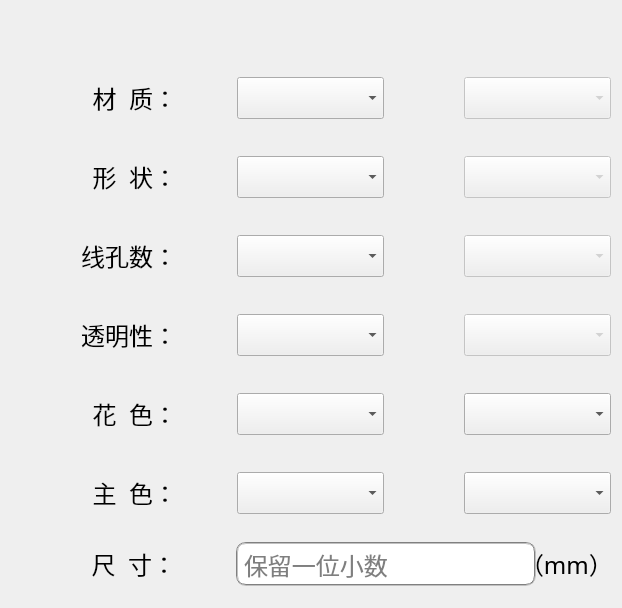
   <widget class="QWidget" name="tab_1">
    <attribute name="title">
     <string>基本信息设置</string>
    </attribute>
    <widget class="QWidget" name="layoutWidget">
     <property name="geometry">
      <rect>
       <x>30</x>
       <y>60</y>
       <width>581</width>
       <height>471</height>
      </rect>
     </property>
     <layout class="QGridLayout" name="gridLayout1_1">
      <property name="topMargin">
       <number>0</number>
      </property>
      <property name="horizontalSpacing">
       <number>0</number>
      </property>
      <property name="verticalSpacing">
       <number>20</number>
      </property>
      <item row="4" column="0">
       <widget class="QLabel" name="lable1_6">
        <property name="font">
         <font>
          <family>Yahei Mono</family>
          <pointsize>18</pointsize>
          <weight>50</weight>
          <bold>false</bold>
         </font>
        </property>
        <property name="styleSheet">
         <string notr="true"/>
        </property>
        <property name="text">
         <string>花  色：</string>
        </property>
        <property name="alignment">
         <set>Qt::AlignRight|Qt::AlignTrailing|Qt::AlignVCenter</set>
        </property>
       </widget>
      </item>
      <item row="2" column="2">
       <widget class="QComboBox" name="box_xks_0">
        <property name="minimumSize">
         <size>
          <width>0</width>
          <height>40</height>
         </size>
        </property>
        <property name="font">
         <font>
          <family>Yahei Mono</family>
          <pointsize>18</pointsize>
         </font>
        </property>
       </widget>
      </item>
      <item row="3" column="2">
       <widget class="QComboBox" name="box_tmx_0">
        <property name="minimumSize">
         <size>
          <width>0</width>
          <height>40</height>
         </size>
        </property>
        <property name="font">
         <font>
          <family>Yahei Mono</family>
          <pointsize>18</pointsize>
         </font>
        </property>
       </widget>
      </item>
      <item row="1" column="2">
       <widget class="QComboBox" name="box_xz_0">
        <property name="sizePolicy">
         <sizepolicy hsizetype="Preferred" vsizetype="Fixed">
          <horstretch>0</horstretch>
          <verstretch>5</verstretch>
         </sizepolicy>
        </property>
        <property name="minimumSize">
         <size>
          <width>0</width>
          <height>40</height>
         </size>
        </property>
        <property name="sizeIncrement">
         <size>
          <width>0</width>
          <height>0</height>
         </size>
        </property>
        <property name="font">
         <font>
          <family>Yahei Mono</family>
          <pointsize>18</pointsize>
         </font>
        </property>
       </widget>
      </item>
      <item row="4" column="2">
       <widget class="QComboBox" name="box_hs_0">
        <property name="minimumSize">
         <size>
          <width>0</width>
          <height>40</height>
         </size>
        </property>
        <property name="font">
         <font>
          <family>Yahei Mono</family>
          <pointsize>18</pointsize>
         </font>
        </property>
       </widget>
      </item>
      <item row="0" column="1">
       <spacer name="horizontalSpacer1_2">
        <property name="orientation">
         <enum>Qt::Horizontal</enum>
        </property>
        <property name="sizeType">
         <enum>QSizePolicy::Fixed</enum>
        </property>
        <property name="sizeHint" stdset="0">
         <size>
          <width>60</width>
          <height>20</height>
         </size>
        </property>
       </spacer>
      </item>
      <item row="1" column="0">
       <widget class="QLabel" name="lable1_3">
        <property name="font">
         <font>
          <family>Yahei Mono</family>
          <pointsize>18</pointsize>
          <weight>50</weight>
          <bold>false</bold>
         </font>
        </property>
        <property name="styleSheet">
         <string notr="true"/>
        </property>
        <property name="text">
         <string>形  状：</string>
        </property>
        <property name="alignment">
         <set>Qt::AlignRight|Qt::AlignTrailing|Qt::AlignVCenter</set>
        </property>
       </widget>
      </item>
      <item row="0" column="3">
       <spacer name="horizontalSpacer1_1">
        <property name="orientation">
         <enum>Qt::Horizontal</enum>
        </property>
        <property name="sizeType">
         <enum>QSizePolicy::Fixed</enum>
        </property>
        <property name="sizeHint" stdset="0">
         <size>
          <width>80</width>
          <height>20</height>
         </size>
        </property>
       </spacer>
      </item>
      <item row="0" column="2">
       <widget class="QComboBox" name="box_cz_0">
        <property name="sizePolicy">
         <sizepolicy hsizetype="Preferred" vsizetype="Fixed">
          <horstretch>0</horstretch>
          <verstretch>0</verstretch>
         </sizepolicy>
        </property>
        <property name="minimumSize">
         <size>
          <width>0</width>
          <height>40</height>
         </size>
        </property>
        <property name="font">
         <font>
          <family>Yahei Mono</family>
          <pointsize>18</pointsize>
         </font>
        </property>
        <property name="layoutDirection">
         <enum>Qt::LeftToRight</enum>
        </property>
       </widget>
      </item>
      <item row="3" column="0">
       <widget class="QLabel" name="lable1_5">
        <property name="font">
         <font>
          <family>Yahei Mono</family>
          <pointsize>18</pointsize>
          <weight>50</weight>
          <bold>false</bold>
         </font>
        </property>
        <property name="styleSheet">
         <string notr="true"/>
        </property>
        <property name="text">
         <string>透明性：</string>
        </property>
        <property name="alignment">
         <set>Qt::AlignRight|Qt::AlignTrailing|Qt::AlignVCenter</set>
        </property>
       </widget>
      </item>
      <item row="0" column="4">
       <widget class="QComboBox" name="box_cz_1">
        <property name="enabled">
         <bool>false</bool>
        </property>
        <property name="sizePolicy">
         <sizepolicy hsizetype="Preferred" vsizetype="Fixed">
          <horstretch>0</horstretch>
          <verstretch>0</verstretch>
         </sizepolicy>
        </property>
        <property name="minimumSize">
         <size>
          <width>0</width>
          <height>40</height>
         </size>
        </property>
        <property name="font">
         <font>
          <family>Yahei Mono</family>
          <pointsize>18</pointsize>
         </font>
        </property>
        <property name="layoutDirection">
         <enum>Qt::LeftToRight</enum>
        </property>
       </widget>
      </item>
      <item row="4" column="4">
       <widget class="QComboBox" name="box_hs_1">
        <property name="minimumSize">
         <size>
          <width>0</width>
          <height>40</height>
         </size>
        </property>
        <property name="font">
         <font>
          <family>Yahei Mono</family>
          <pointsize>18</pointsize>
         </font>
        </property>
       </widget>
      </item>
      <item row="5" column="0">
       <widget class="QLabel" name="lable1_7">
        <property name="font">
         <font>
          <family>Yahei Mono</family>
          <pointsize>18</pointsize>
          <weight>50</weight>
          <bold>false</bold>
         </font>
        </property>
        <property name="styleSheet">
         <string notr="true"/>
        </property>
        <property name="text">
         <string>主  色：</string>
        </property>
        <property name="alignment">
         <set>Qt::AlignRight|Qt::AlignTrailing|Qt::AlignVCenter</set>
        </property>
       </widget>
      </item>
      <item row="2" column="0">
       <widget class="QLabel" name="lable1_4">
        <property name="font">
         <font>
          <family>Yahei Mono</family>
          <pointsize>18</pointsize>
          <weight>50</weight>
          <bold>false</bold>
         </font>
        </property>
        <property name="styleSheet">
         <string notr="true"/>
        </property>
        <property name="text">
         <string>线孔数：</string>
        </property>
        <property name="alignment">
         <set>Qt::AlignRight|Qt::AlignTrailing|Qt::AlignVCenter</set>
        </property>
       </widget>
      </item>
      <item row="5" column="4">
       <widget class="QComboBox" name="box_zs_1">
        <property name="minimumSize">
         <size>
          <width>0</width>
          <height>40</height>
         </size>
        </property>
        <property name="font">
         <font>
          <family>Yahei Mono</family>
          <pointsize>18</pointsize>
         </font>
        </property>
       </widget>
      </item>
      <item row="1" column="4">
       <widget class="QComboBox" name="box_xz_1">
        <property name="enabled">
         <bool>false</bool>
        </property>
        <property name="sizePolicy">
         <sizepolicy hsizetype="Preferred" vsizetype="Fixed">
          <horstretch>0</horstretch>
          <verstretch>0</verstretch>
         </sizepolicy>
        </property>
        <property name="minimumSize">
         <size>
          <width>0</width>
          <height>40</height>
         </size>
        </property>
        <property name="font">
         <font>
          <family>Yahei Mono</family>
          <pointsize>18</pointsize>
         </font>
        </property>
       </widget>
      </item>
      <item row="2" column="4">
       <widget class="QComboBox" name="box_xks_1">
        <property name="enabled">
         <bool>false</bool>
        </property>
        <property name="minimumSize">
         <size>
          <width>0</width>
          <height>40</height>
         </size>
        </property>
        <property name="font">
         <font>
          <family>Yahei Mono</family>
          <pointsize>18</pointsize>
         </font>
        </property>
       </widget>
      </item>
      <item row="5" column="2">
       <widget class="QComboBox" name="box_zs_0">
        <property name="minimumSize">
         <size>
          <width>0</width>
          <height>40</height>
         </size>
        </property>
        <property name="font">
         <font>
          <family>Yahei Mono</family>
          <pointsize>18</pointsize>
         </font>
        </property>
       </widget>
      </item>
      <item row="3" column="4">
       <widget class="QComboBox" name="box_tmx_1">
        <property name="enabled">
         <bool>false</bool>
        </property>
        <property name="minimumSize">
         <size>
          <width>0</width>
          <height>40</height>
         </size>
        </property>
        <property name="font">
         <font>
          <family>Yahei Mono</family>
          <pointsize>18</pointsize>
         </font>
        </property>
       </widget>
      </item>
      <item row="0" column="0">
       <widget class="QLabel" name="lable1_1">
        <property name="font">
         <font>
          <family>Yahei Mono</family>
          <pointsize>18</pointsize>
          <weight>50</weight>
          <bold>false</bold>
         </font>
        </property>
        <property name="styleSheet">
         <string notr="true"/>
        </property>
        <property name="text">
         <string>材  质：</string>
        </property>
        <property name="alignment">
         <set>Qt::AlignRight|Qt::AlignTrailing|Qt::AlignVCenter</set>
        </property>
       </widget>
      </item>
     </layout>
    </widget>
    <widget class="QWidget" name="layoutWidget">
     <property name="geometry">
      <rect>
       <x>30</x>
       <y>530</y>
       <width>583</width>
       <height>69</height>
      </rect>
     </property>
     <layout class="QGridLayout" name="gridLayout1_2">
      <property name="spacing">
       <number>0</number>
      </property>
      <item row="0" column="2">
       <widget class="QLineEdit" name="line_cc">
        <property name="sizePolicy">
         <sizepolicy hsizetype="Fixed" vsizetype="Fixed">
          <horstretch>0</horstretch>
          <verstretch>0</verstretch>
         </sizepolicy>
        </property>
        <property name="minimumSize">
         <size>
          <width>300</width>
          <height>0</height>
         </size>
        </property>
        <property name="font">
         <font>
          <family>Yahei Mono</family>
          <pointsize>18</pointsize>
         </font>
        </property>
        <property name="styleSheet">
         <string notr="true">border:2px groove gray;
border-radius:10px;
padding:2px 4px</string>
        </property>
        <property name="placeholderText">
         <string>保留一位小数</string>
        </property>
       </widget>
      </item>
      <item row="0" column="0">
       <widget class="QLabel" name="lable1_2">
        <property name="sizePolicy">
         <sizepolicy hsizetype="Fixed" vsizetype="Fixed">
          <horstretch>0</horstretch>
          <verstretch>0</verstretch>
         </sizepolicy>
        </property>
        <property name="minimumSize">
         <size>
          <width>146</width>
          <height>40</height>
         </size>
        </property>
        <property name="font">
         <font>
          <family>Yahei Mono</family>
          <pointsize>18</pointsize>
          <weight>50</weight>
          <bold>false</bold>
         </font>
        </property>
        <property name="styleSheet">
         <string notr="true"/>
        </property>
        <property name="text">
         <string>尺  寸：</string>
        </property>
        <property name="alignment">
         <set>Qt::AlignRight|Qt::AlignTrailing|Qt::AlignVCenter</set>
        </property>
       </widget>
      </item>
      <item row="0" column="3">
       <widget class="QLabel" name="lable1_8">
        <property name="font">
         <font>
          <family>Yahei Mono</family>
          <pointsize>18</pointsize>
          <weight>50</weight>
          <bold>false</bold>
         </font>
        </property>
        <property name="styleSheet">
         <string notr="true"/>
        </property>
        <property name="text">
         <string>（mm）</string>
        </property>
        <property name="alignment">
         <set>Qt::AlignLeading|Qt::AlignLeft|Qt::AlignVCenter</set>
        </property>
       </widget>
      </item>
      <item row="0" column="1">
       <spacer name="horizontalSpacer">
        <property name="orientation">
         <enum>Qt::Horizontal</enum>
        </property>
        <property name="sizeType">
         <enum>QSizePolicy::Fixed</enum>
        </property>
        <property name="sizeHint" stdset="0">
         <size>
          <width>60</width>
          <height>20</height>
         </size>
        </property>
       </spacer>
      </item>
     </layout>
    </widget>
   </widget>
